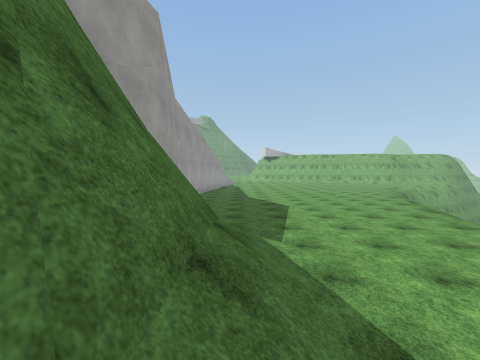
View 1 (above)

16 first-person views from a walk through a 3-D level made in the Unity game engine. The camera is 1.4 m above the floor, tilts 2° down and sees 90° across. The floor is counted in squares, 2 m on a side. Each view is taken from the middle of a square. On the plan, view 1 faces up. The plan holds only what a view shows up to about 9 squares ahead; the rest is blank. The place goes on beyond the plan. The player character is not drawn. Some surface patterns are stand-ins.

View 2
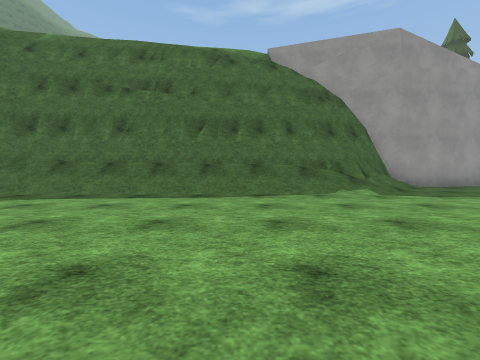

View 3
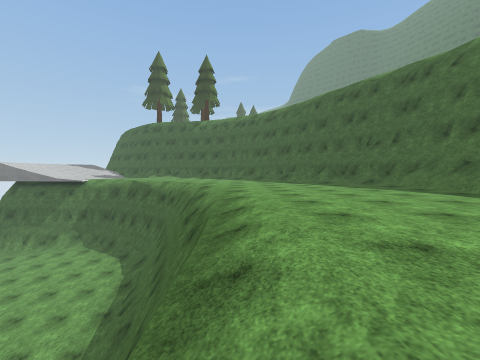

View 4
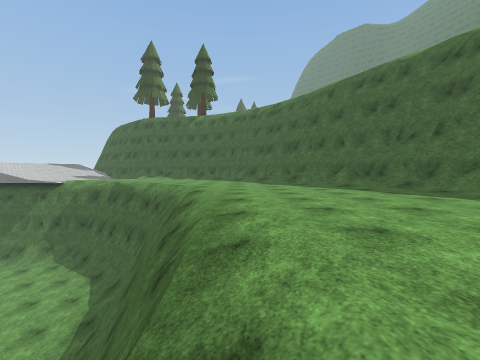

View 5
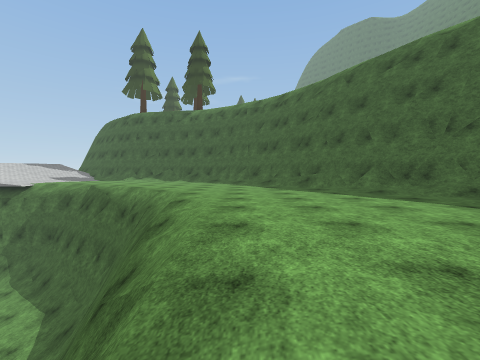

View 6
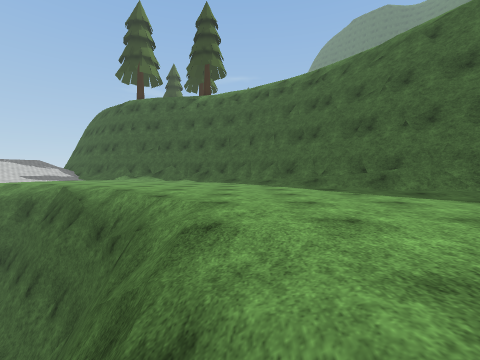

View 7
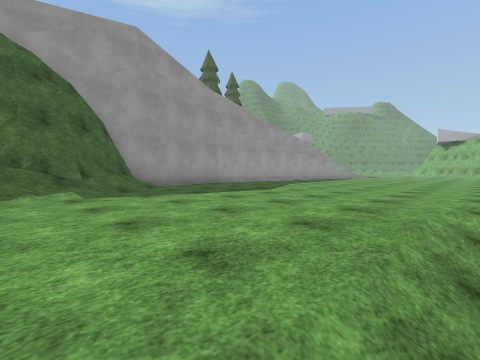

View 8
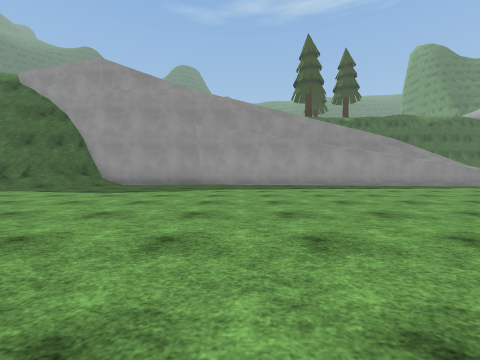

View 9
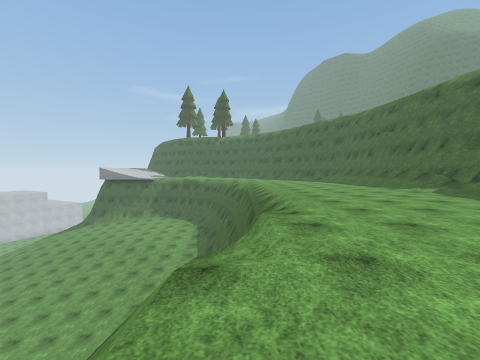

View 10
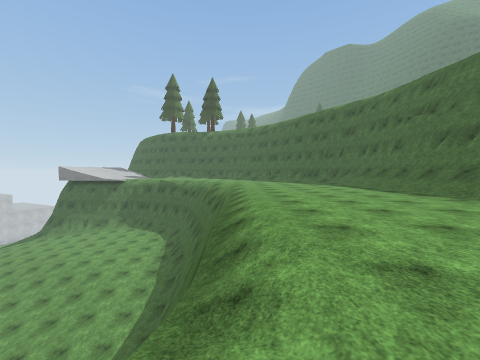

View 11
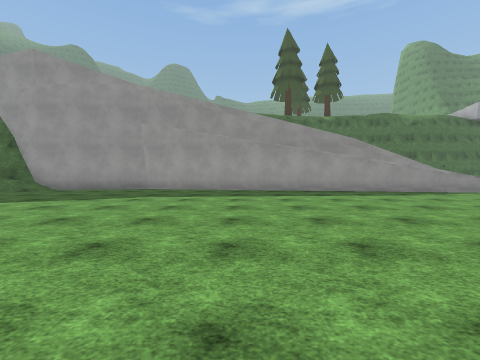

View 12
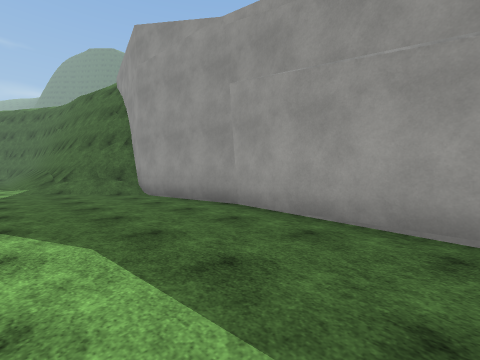

View 13
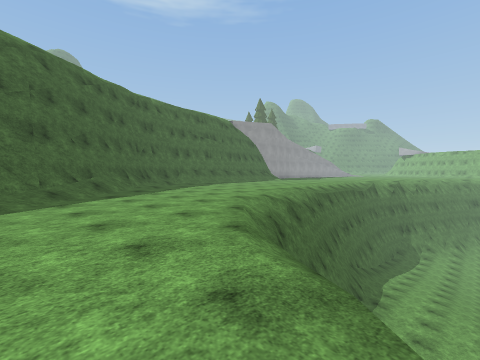

View 14
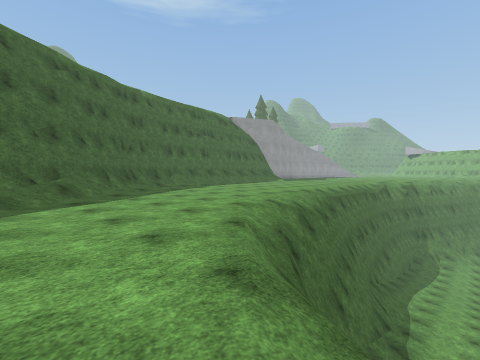

View 15
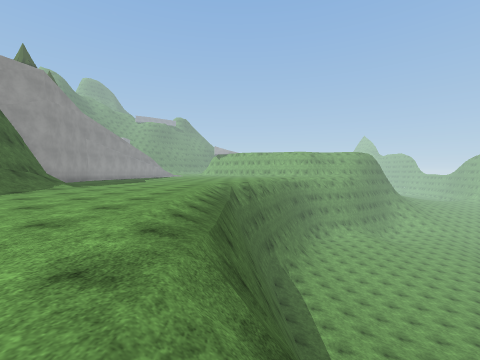

View 16
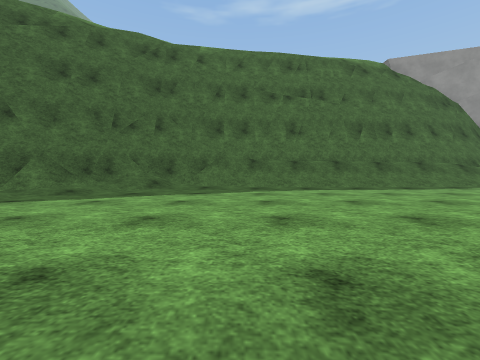

### Floor plan
Key: @ floor where view 1 was taken; # wall or solid block; . main floor; - floor 0.75 m lower than the main floor; : floor 4 m higher than the main floor; _ floor 7.25 m lower than the main floor; < floor 8 m lower than the main floor; ( floor 8.75 m lower than the main floor; ! floor 9.75 m lower than the main floor; + floor 10.25 m higher than the main floor; ? floor 10.5 m lower than the main floor; / step, stairs or slope; = window, fence, low wall or low ledge; v drop or lower ground.
Columns run from 3 left of view 1 to 16 right of it. Each row starts with its distance up from view 1.
 20   /..
 19   ....
 18   .....
 17  :......
 16  /.......
 15  /........
 14  /.........
 13  /.........
 12  ........../
 11  .........-/
 10  .........-v
  9  ........./
  8  ........-v
  7  ......../v
  6  =......./v
  5  ##....../v    ???
  4  v#/...../v#(!!?????
  3  v#/...../v#((!?????
  2 vv#/...../v#/(/!??
  1 /v#/...../v#/((/!!
  0 /v#@...../v#/((((!
 -1 /v#/...../v#/<</((
 -2  v#/.....-v#/<<<
 -3  v#/.....-v#=___
 -4  v#/....../v#/___
 -5  v##....../v#/____
 -6  +v#......-v#/____
 -7  +v##......=##/___
 -8   +v##.....-v##/__
 -9   +v##......=v##=_
-10    /v##.......-###
-11     /v##.......-v
-12     /vv##........

Where each view was taken, in squares from view 1:
view 1: 0 up, 0 right, facing up
view 2: 1 up, 6 right, facing left
view 3: 3 up, 6 right, facing down
view 4: 1 up, 6 right, facing down
view 5: 1 down, 6 right, facing down
view 6: 4 down, 7 right, facing down
view 7: 3 up, 6 right, facing up-left
view 8: 12 up, 8 right, facing left
view 9: 12 up, 7 right, facing down
view 10: 8 up, 6 right, facing down
view 11: 14 up, 7 right, facing left
view 12: 14 up, 1 right, facing down-left
view 13: 12 down, 12 right, facing up-left
view 14: 11 down, 11 right, facing up-left
view 15: 5 down, 7 right, facing up
view 16: 4 down, 7 right, facing left
